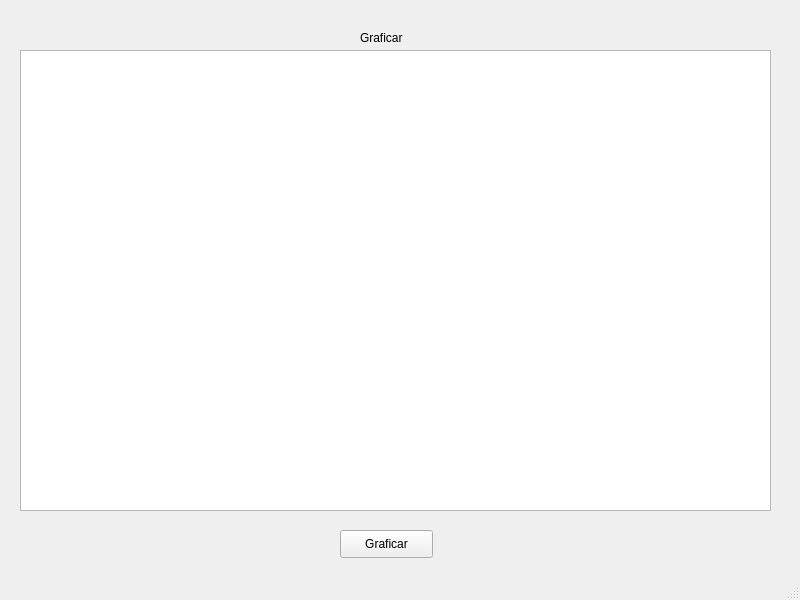
<?xml version="1.0" encoding="UTF-8"?>
<ui version="4.0">
 <class>GraficarTodo</class>
 <widget class="QMainWindow" name="GraficarTodo">
  <property name="geometry">
   <rect>
    <x>0</x>
    <y>0</y>
    <width>800</width>
    <height>600</height>
   </rect>
  </property>
  <property name="windowTitle">
   <string>Graficar</string>
  </property>
  <widget class="QWidget" name="centralwidget">
   <widget class="QPushButton" name="btnGraficar">
    <property name="geometry">
     <rect>
      <x>340</x>
      <y>530</y>
      <width>93</width>
      <height>28</height>
     </rect>
    </property>
    <property name="text">
     <string>Graficar</string>
    </property>
   </widget>
   <widget class="QGraphicsView" name="GVGraficarTodo">
    <property name="geometry">
     <rect>
      <x>20</x>
      <y>50</y>
      <width>751</width>
      <height>461</height>
     </rect>
    </property>
   </widget>
   <widget class="QLabel" name="label">
    <property name="geometry">
     <rect>
      <x>360</x>
      <y>30</y>
      <width>55</width>
      <height>16</height>
     </rect>
    </property>
    <property name="text">
     <string>Graficar</string>
    </property>
   </widget>
  </widget>
  <widget class="QStatusBar" name="statusbar"/>
 </widget>
 <resources/>
 <connections/>
</ui>
